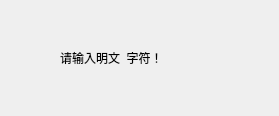
<?xml version="1.0" encoding="UTF-8"?>
<ui version="4.0">
 <class>elgamalwarn</class>
 <widget class="QWidget" name="elgamalwarn">
  <property name="geometry">
   <rect>
    <x>0</x>
    <y>0</y>
    <width>279</width>
    <height>116</height>
   </rect>
  </property>
  <property name="windowTitle">
   <string>Form</string>
  </property>
  <widget class="QLabel" name="label">
   <property name="geometry">
    <rect>
     <x>60</x>
     <y>50</y>
     <width>151</width>
     <height>16</height>
    </rect>
   </property>
   <property name="text">
    <string>请输入明文  字符！</string>
   </property>
  </widget>
 </widget>
 <resources/>
 <connections/>
</ui>
